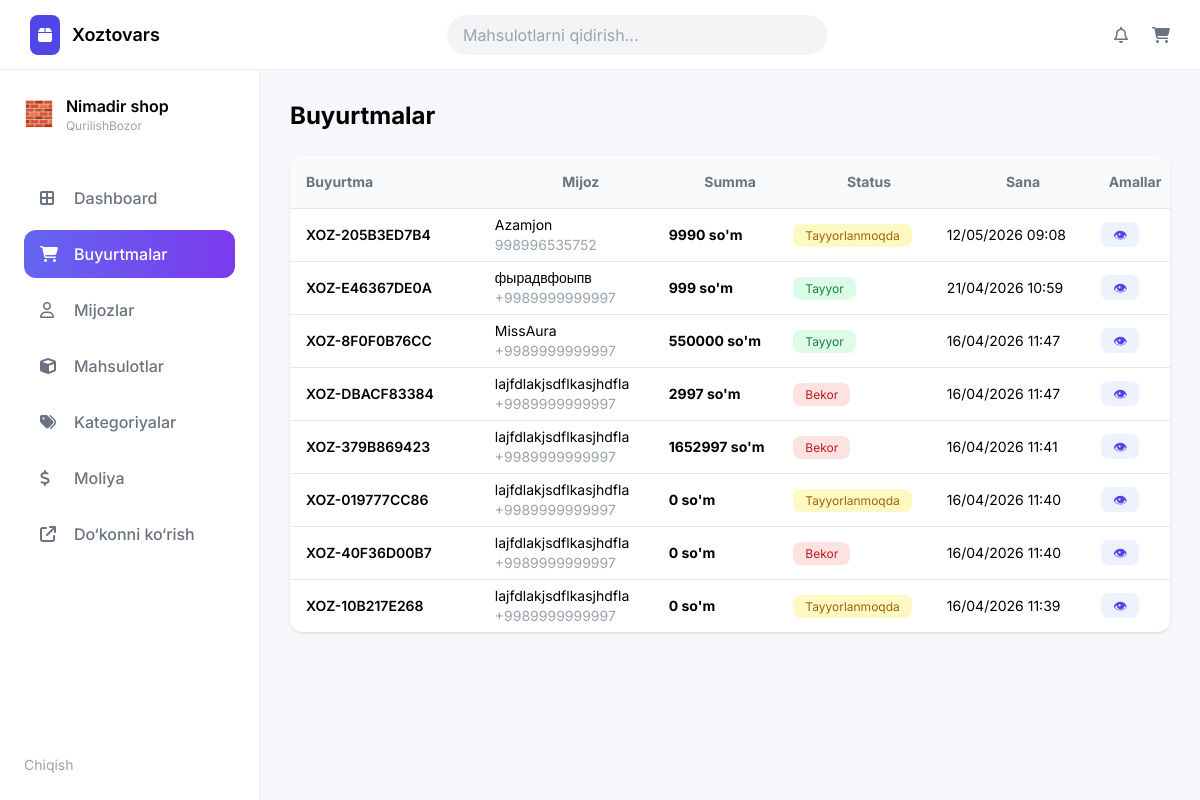
/orders/ (signed in), run on the app's committed database.
### app/models.py (models this page shows, shortened)
class Order(models.Model):
    STATUS_CHOICES = (
        ('pending', 'Tayyorlanmoqda'),
        ('ready', 'Tayyor'),
        ('delivered', 'Yetkazildi'),
        ('cancelled', 'Bekor qilingan'),
    )
    order_code = models.CharField(max_length=50, unique=True, blank=True)
    user = models.ForeignKey(CustomUser, on_delete=models.CASCADE, null=True, blank=True)
    name = models.CharField(max_length=255)
    phone = models.CharField(max_length=20)
    address = models.TextField(blank=True)
    comment = models.TextField(blank=True)
    total_price = models.IntegerField(default=0)
    status = models.CharField(
        max_length=20,
        choices=STATUS_CHOICES,
        default='pending'
    )
    created_at = models.DateTimeField(auto_now_add=True)

### app/views.py (the view)
# urls.py: path('orders/', orders_view, name='orders'),
def orders_view(request):
    if not request.session.get("is_admin"):
        return redirect("admin_login")
    orders = Order.objects.all().order_by('-created_at')
    return render(request, "orders.html", {
        "orders": orders
    })

### app/views.py (called while the page is built)
def cart_count(request):
    cart = request.session.get('cart', {})
    return {'cart_count': sum(cart.values())}

### templates/orders.html
{% extends 'admin_base.html' %}
{% block content %}
<h1 class="text-2xl font-bold mb-6">Buyurtmalar</h1>
<div class="bg-white rounded-xl shadow overflow-hidden">
    <table class="w-full text-sm">
        <thead class="bg-gray-50 text-gray-500">
            <tr>
                <th class="p-4 text-left">Buyurtma</th>
                <th>Mijoz</th>
                <th>Summa</th>
                <th>Status</th>
                <th>Sana</th>
                <th>Amallar</th>
            </tr>
        </thead>
        <tbody>
        {% for o in orders %}
        <tr class="border-t hover:bg-gray-50 transition">
            <td class="p-4 font-semibold">{{ o.order_code }}</td>
            <td>
                {{ o.name }} <br>
                <span class="text-gray-400">{{ o.phone }}</span>
            </td>
            <td class="font-bold">{{ o.total_price }} so'm</td>
            <td>
                {% if o.status == 'pending' %}
                    <span class="bg-yellow-100 text-yellow-700 px-3 py-1 rounded-lg text-xs">Tayyorlanmoqda</span>
                {% elif o.status == 'ready' %}
                    <span class="bg-green-100 text-green-700 px-3 py-1 rounded-lg text-xs">Tayyor</span>
                {% else %}
                    <span class="bg-red-100 text-red-700 px-3 py-1 rounded-lg text-xs">Bekor</span>
                {% endif %}
            </td>
            <td>{{ o.created_at|date:"d/m/Y H:i" }}</td>
            <td>
                <a href="{% url 'order_detail' o.id %}"
                   class="bg-indigo-50 text-indigo-600 px-3 py-1 rounded-lg hover:bg-indigo-600 hover:text-white transition">
                    👁
                </a>
            </td>
        </tr>
        {% endfor %}
        </tbody>
    </table>
</div>
{% endblock %}

### templates/admin_base.html (style rules this page uses)
body { background: #f5f7fb; font-family: 'Inter', sans-serif; margin: 0; }

### data on the page
Order: order_code "XOZ-205B3ED7B4", name "Azamjon", phone "998996535752", total_price "9990", status "Tayyorlanmoqda", created_at "12/05/2026 09:08"
Order: order_code "XOZ-E46367DE0A", name "фырадвфоыпв", phone "+9989999999997", total_price "999", status "Tayyor", created_at "21/04/2026 10:59"
Order: order_code "XOZ-8F0F0B76CC", name "MissAura", phone "+9989999999997", total_price "550000", status "Tayyor", created_at "16/04/2026 11:47"
Order: order_code "XOZ-DBACF83384", name "lajfdlakjsdflkasjhdfla", phone "+9989999999997", total_price "2997", status "Bekor", created_at "16/04/2026 11:47"
Order: order_code "XOZ-379B869423", name "lajfdlakjsdflkasjhdfla", phone "+9989999999997", total_price "1652997", status "Bekor", created_at "16/04/2026 11:41"
Order: order_code "XOZ-019777CC86", name "lajfdlakjsdflkasjhdfla", phone "+9989999999997", total_price "0", status "Tayyorlanmoqda", created_at "16/04/2026 11:40"
Order: order_code "XOZ-40F36D00B7", name "lajfdlakjsdflkasjhdfla", phone "+9989999999997", total_price "0", status "Bekor", created_at "16/04/2026 11:40"
Order: order_code "XOZ-10B217E268", name "lajfdlakjsdflkasjhdfla", phone "+9989999999997", total_price "0", status "Tayyorlanmoqda", created_at "16/04/2026 11:39"
